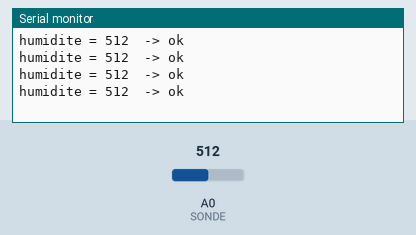
Simulated run of this sketch. Board: Arduino Uno, built with avr-gcc and run on an emulated ATmega328P. Shown: the last lines printed to the serial monitor. The inputs (shaded band) are chosen by the test bench; at power-on: A0 (SONDE) = 512.

Above: at 1.2 s.
1.3 s: A0 (SONDE) set to 368
At 1.71 s:
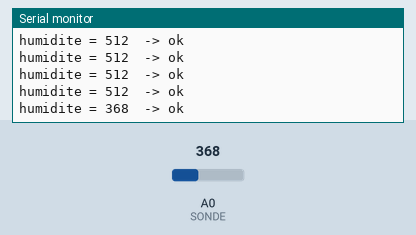
2.8 s: A0 (SONDE) set to 332
At 3.21 s:
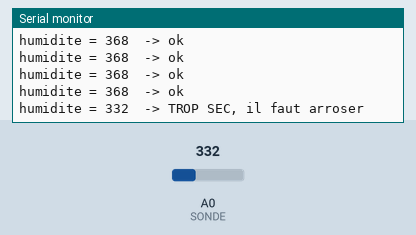

Measured:
- the behaviour switches between 350 and 349 on A0 (SONDE) (found by bisection; images 1 and 2)
- after the input at 1.3 s, the serial monitor: prints a new line after 0.20 s (image 1)
- after the input at 2.8 s, the serial monitor: prints a new line after 0.20 s (image 2)

The sketch:

soil-moisture-sensor-uno.ino
```cpp
// Test capteur d'humidité du sol : lecture analogique sur A0.
// En simulation, le curseur du capteur règle l'humidité de 0 à 100 % :
// 0 % donne 0 V (valeur 0), 100 % donne 5 V (valeur 1023).
const int SONDE = A0;
const int SEUIL_SEC = 350;

void setup() {
  Serial.begin(115200);
}

void loop() {
  int mesure = analogRead(SONDE);
  Serial.print("humidite = ");
  Serial.print(mesure);
  Serial.println(mesure < SEUIL_SEC ? "  -> TROP SEC, il faut arroser" : "  -> ok");
  delay(300);
}
```
